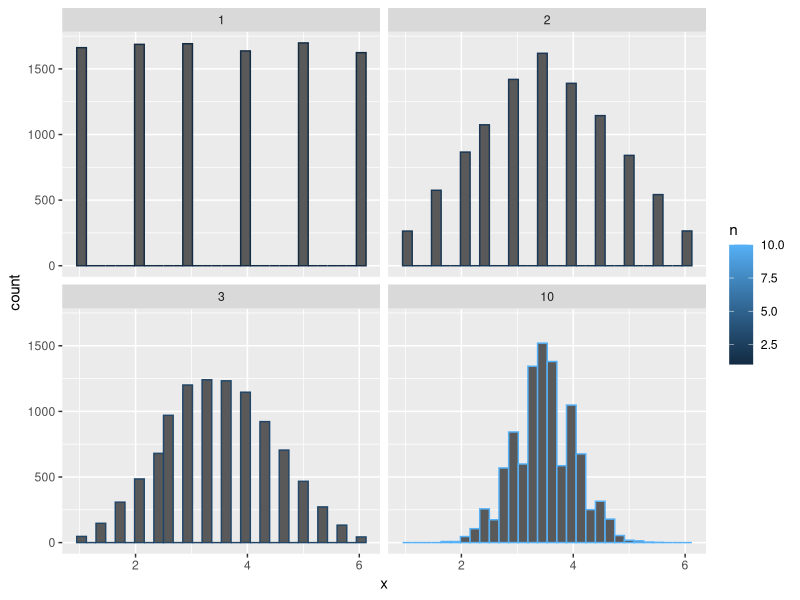

This figure's R source:
library(ggplot2)


simulat_dice_clt <- function(n=1, rep=10000) {
  dice <- 1:6
  sums <- 0
  for (i in seq_len(n)) {
    sums <- sums + sample(dice, size=rep, replace=TRUE)
  }
  sums / n
}

s <- 10000

dist1  <- simulat_dice_clt(n=1, rep=s)
dist2  <- simulat_dice_clt(n=2, rep=s)
dist3  <- simulat_dice_clt(n=3, rep=s)
dist10 <- simulat_dice_clt(n=10, rep=s)
dist   <- data.frame(x = c(dist1, dist2, dist3, dist10),
                     n = rep(c(1, 2, 3, 10), each=s))

ggplot(dist, aes(x=x, colour=n, )) +
  geom_histogram() +
  facet_wrap(~n)
